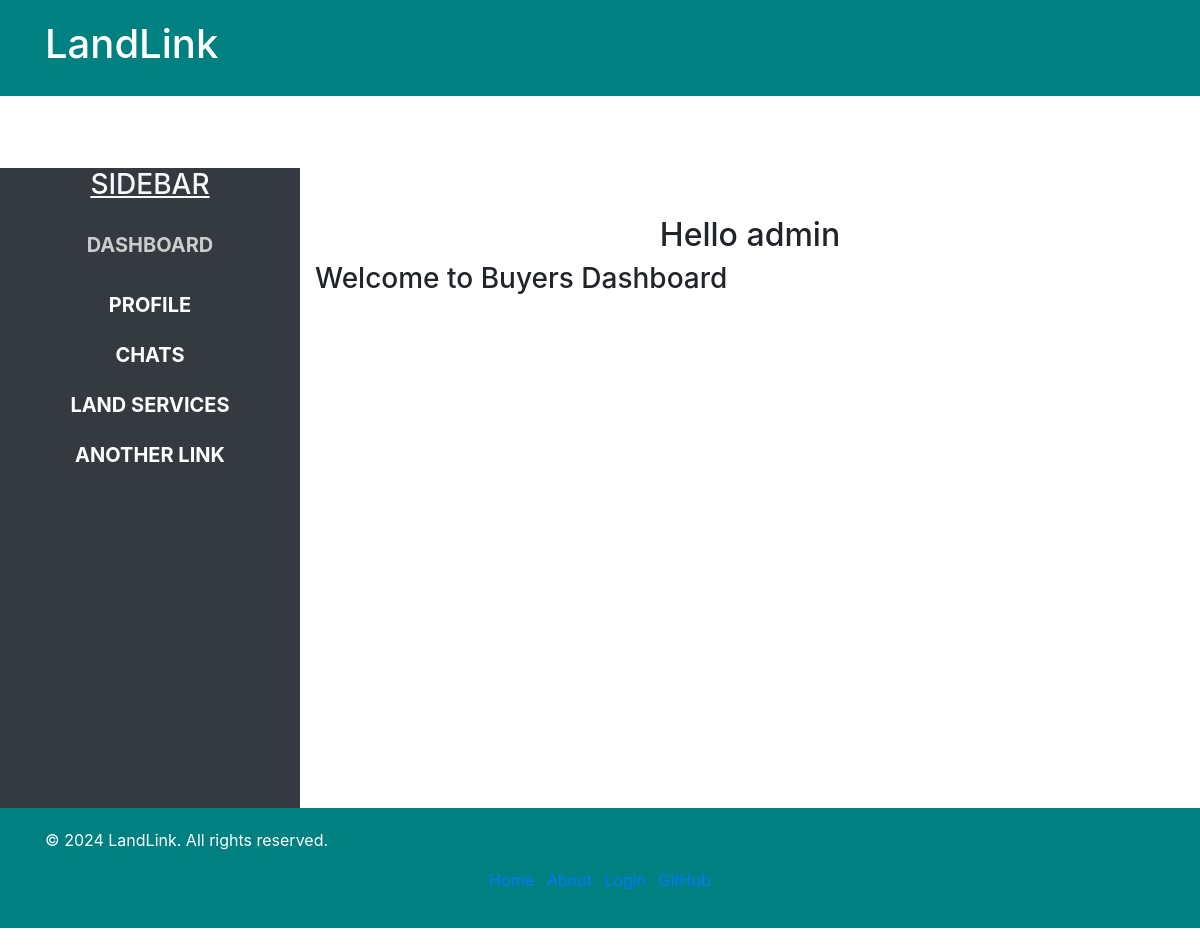
/buyer/dashboard/ (signed in), run on an earlier commit of the app's database.
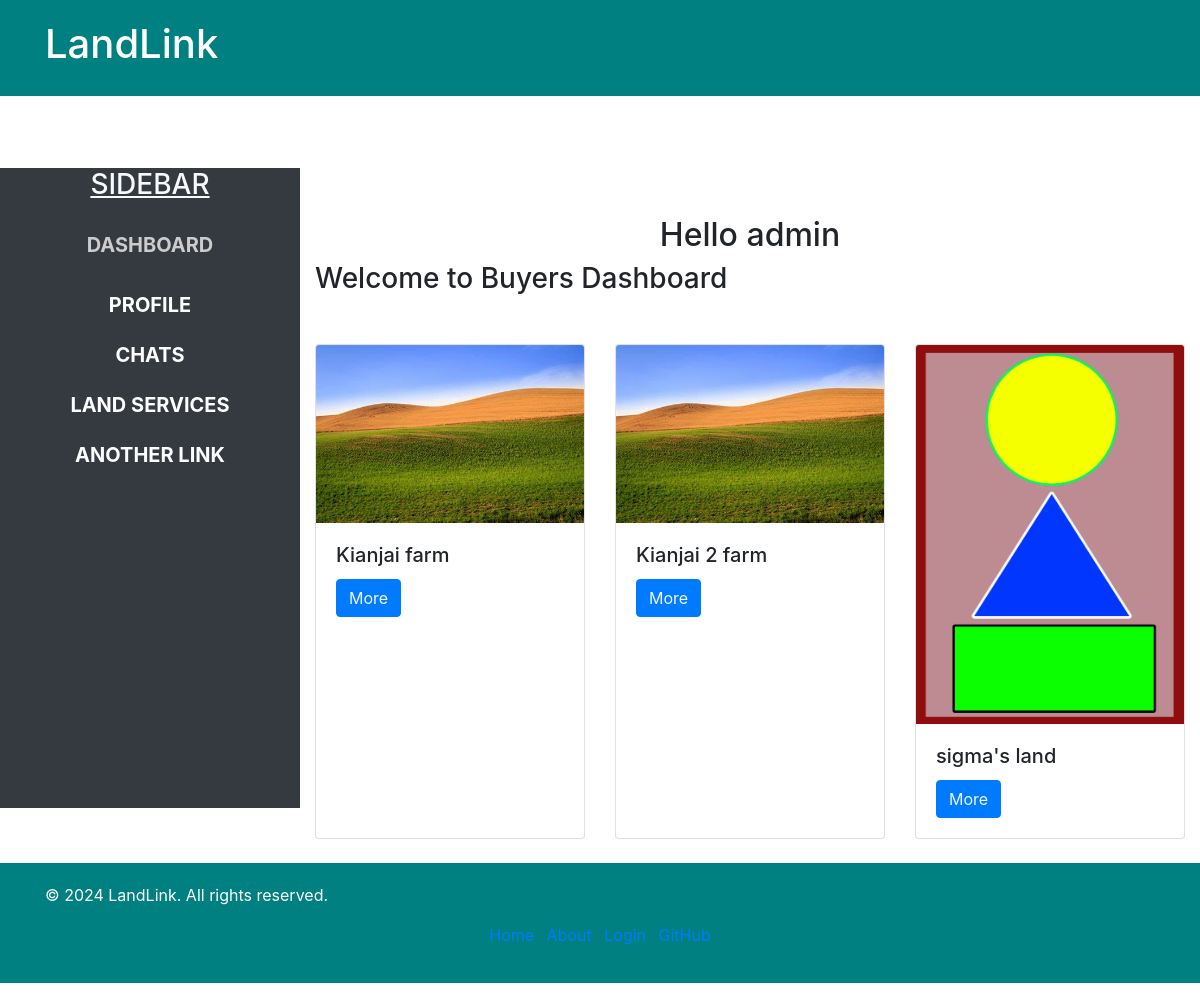
And on a later commit of the database.
### land/models.py (models this page shows, shortened)
class Land(models.Model):
    LOCALITY_CHOICES = [
        ('rural', 'Rural'),
        ('semi_urban', 'Semi-Urban'),
        ('urban', 'Urban'),
    ]
    latitude = models.FloatField(null=True, blank=True)
    longitude = models.FloatField(null=True, blank=True)
    image = models.ImageField(upload_to='land_images/')
    title = models.CharField(max_length=100)
    locality = models.CharField(max_length=20, choices=LOCALITY_CHOICES, default='rural')
    price = models.DecimalField(max_digits=10, decimal_places=2)
    owner = models.ForeignKey(CustomUser, on_delete=models.CASCADE, limit_choices_to={'user_type': 'seller'})
    location = models.CharField(max_length=100, blank=True, null=True, help_text="Enter the latitude and longitude coordinates (e.g., 'latitude,longitude') for the location of the land.")
    description = models.TextField(blank=True)

### account/views.py (the view)
# urls.py: path('buyer/dashboard/', views.buyer_dashboard, name='buyer_dashboard'),
@login_required
def buyer_dashboard(request):
    lands = Land.objects.all()
    return render(request, 'account/buyer_dashboard.html', {'lands': lands})

### account/templates/account/buyer_dashboard.html (shortened to what this page needs)
{% extends 'account/base.html' %}
{% load static %}
{% block content %}
    <div class="row mt-5" style="margin-top: 70px;">
        <div class="col-md-3 sidebar bg-dark text-light"  style="height: 80vh;">
            <h3 class="text-center"><span style="text-transform: uppercase; text-decoration: underline;">Sidebar</h3>
                <a class="nav-link active text-center" href=""><span>DASHBOARD</span></a>
                <a class="nav-link text-center" href="">profile</a>
                <a class="nav-link text-center" href="{% url 'messaging:view_chats' %}">chats</a>
                <a class="nav-link text-center" href="">land services</a>
                <a class="nav-link text-center" href="">another link</a>
        </div>
        <div class="col-md-9">
            <div class="row mt-5">
                <div class="col-md-12">
                    <h2 class="text-center">Hello {{ user.username }}</h2>
                    <h3 style="word-wrap: break-word;">
                        Welcome to Buyers Dashboard
                    </h3>
                    <div class="row mt-5">
                        {% for land in lands %}
                            <div class="col-lg-4 col-md-6 col-sm-12 mb-4">
                                <div class="card h-100">
                                    <img src="{{ land.image.url }}" class="card-img-top img-fluid" alt="{{ land.title }}">
                                    <div class="card-body">
                                        <h5 class="card-title">{{ land.title }}</h5>
                                        <a href="{% url 'land_detail' land.id %}" class="btn btn-primary more">More</a>
                                    </div>
                                </div>
                            </div>
                        {% endfor %}
                    </div>
                </div>
            </div>
        </div>
    </div>
{% endblock %}

What changed in the data, as far as the page shows it:
added Land: image (picture), title "Kianjai farm"
added Land: image (picture), title "Kianjai 2 farm"
added Land: image (picture), title "sigma's land"
